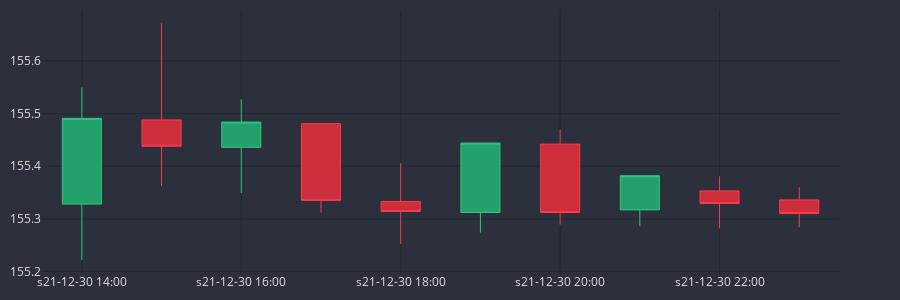

Write notebook code for a chart like this one.
### Code cell
dfp = df_an.iloc[-10:]
cp = CandlePlot(dfp)
cp.show_plot(line_traces=[], height=300)

### Figure 1 — Plotly figure (JSON) as saved in the notebook; plotly's stock layout.template omitted (floating-point values rounded to 4 significant figures)
{"data": [{"close": [155.5, 155.4, 155.5, 155.3, 155.3, 155.4, 155.3, 155.4, 155.3, 155.3], "decreasing": {"fillcolor": "#CC2E3C", "line": {"color": "#FF3A4C"}}, "high": [155.6, 155.7, 155.5, 155.5, 155.4, 155.4, 155.5, 155.4, 155.4, 155.4], "increasing": {"fillcolor": "#24A06B", "line": {"color": "#2EC886"}}, "line": {"width": 1}, "low": [155.2, 155.4, 155.3, 155.3, 155.3, 155.3, 155.3, 155.3, 155.3, 155.3], "opacity": 1, "open": [155.3, 155.5, 155.4, 155.5, 155.3, 155.3, 155.4, 155.3, 155.4, 155.3], "type": "candlestick", "x": ["s21-12-30 14:00", "s21-12-30 15:00", "s21-12-30 16:00", "s21-12-30 17:00", "s21-12-30 18:00", "s21-12-30 19:00", "s21-12-30 20:00", "s21-12-30 21:00", "s21-12-30 22:00", "s21-12-30 23:00"]}], "layout": {"font": {"color": "#e1e1e1", "size": 12}, "height": 300, "margin": {"b": 10, "l": 10, "r": 10, "t": 10}, "paper_bgcolor": "#2c303c", "plot_bgcolor": "#2c303c", "width": 900, "xaxis": {"anchor": "y", "domain": [0, 0.94], "gridcolor": "#1f292f", "nticks": 5, "rangeslider": {"visible": false}}, "yaxis": {"anchor": "x", "domain": [0, 1], "gridcolor": "#1f292f"}, "yaxis2": {"anchor": "x", "gridcolor": "#1f292f", "overlaying": "y", "side": "right"}}}
